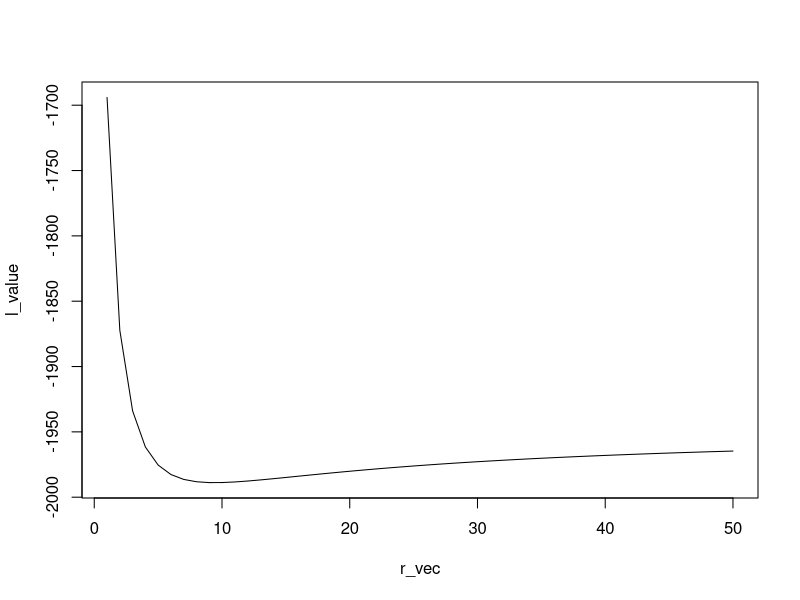

This figure's R source:
## ---- chunk 1
set.seed(12345)
r = 10
p = 0.3
n = 1000
x = rnbinom(n,r,1-p)

lr = function(r,x){
  n = length(x)
  p = sum(x)/(sum(x)+n*exp(r))
  temp = (sum(lgamma(x+exp(r))+x*log(p)) + n*exp(r)*log(1-p) - n*lgamma(exp(r)))
  return(-temp)
}

lr_d1 = function(r,x){
  n = length(x)
  p = sum(x)/(sum(x)+n*exp(r))
  temp = (sum(digamma(x+exp(r)))-n*digamma(exp(r))+n*log(1-p))
  return(-temp)
}

r_vec = 1:50
l_value = c()
for(rr in r_vec){
  l_value = c(l_value,lr(log(rr),x))
}
plot(r_vec,l_value,type='l')

res = optim(par=log(20),fn=lr,gr=lr_d1,method ='BFGS',x=x)
exp(res$par)
